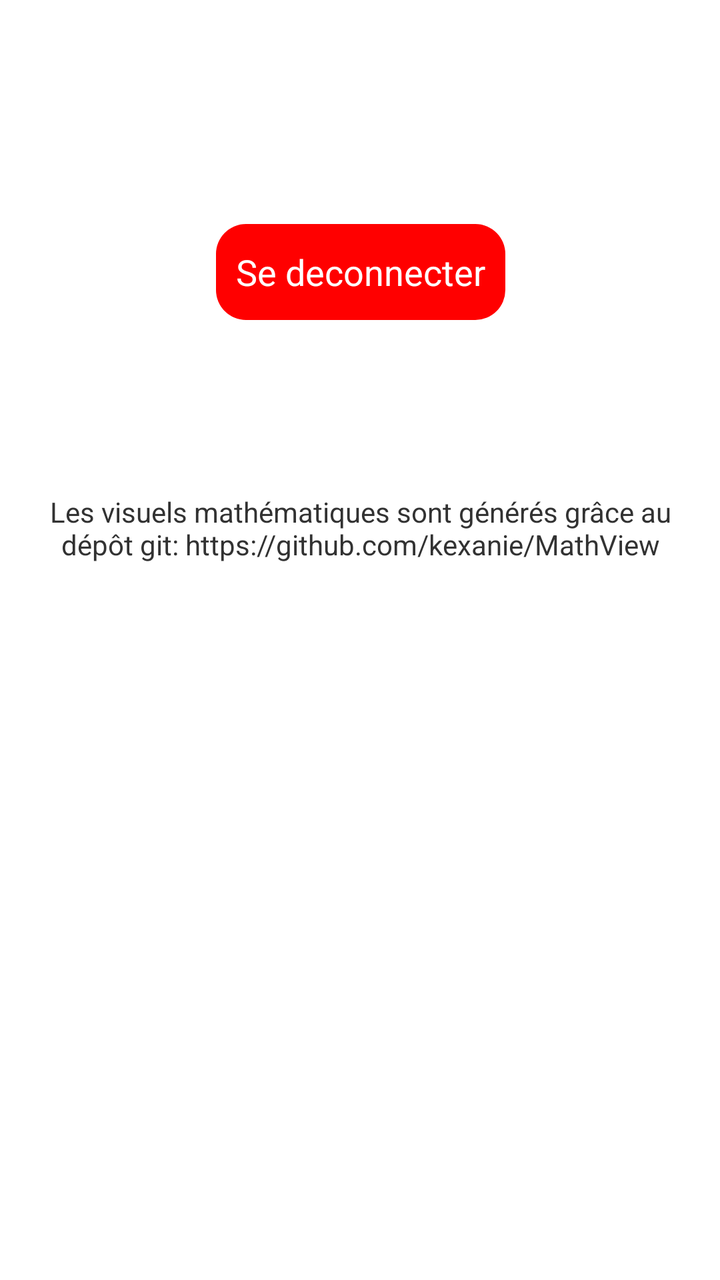
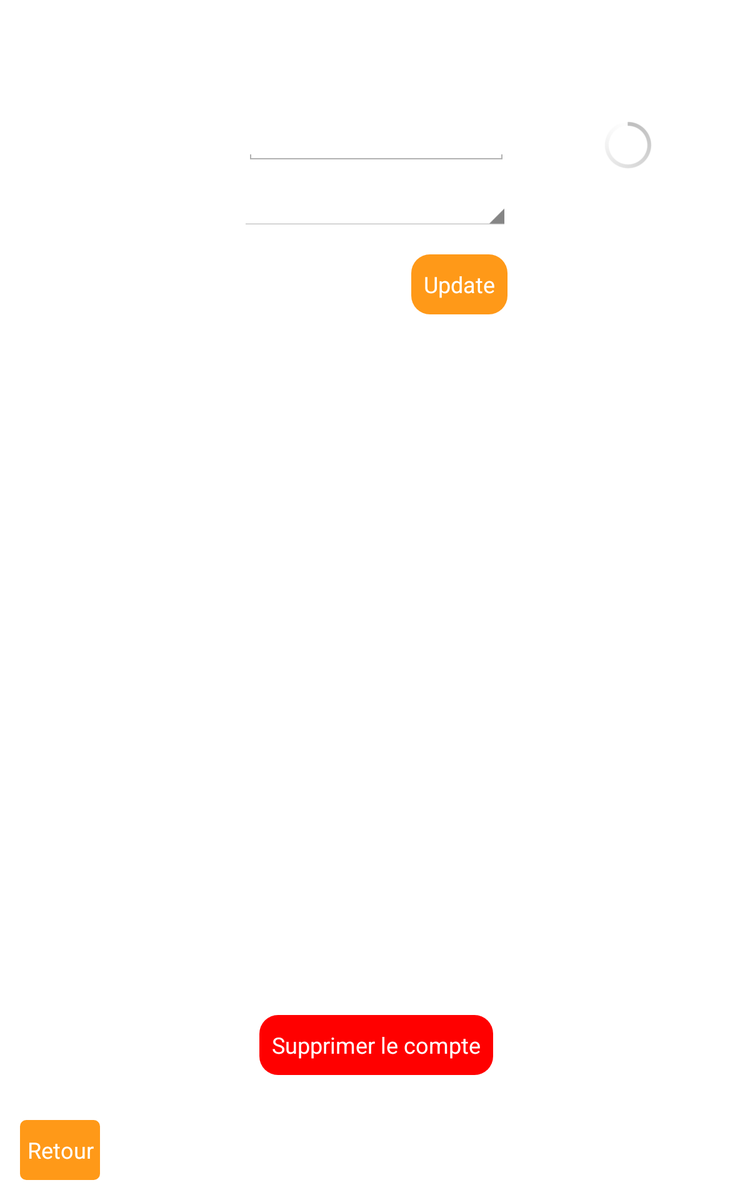

Compare how this app lays out the same screen by default and in its alternative resource folder. The renders come first, then the two layout files and the values they reference.
<!-- AndroidManifest.xml: application theme AppTheme -->
<!-- res/layout/configure_compte_page_layout.xml -->
<?xml version="1.0" encoding="utf-8"?>
<android.support.constraint.ConstraintLayout
    xmlns:android="http://schemas.android.com/apk/res/android"
    xmlns:app="http://schemas.android.com/apk/res-auto"
    xmlns:tools="http://schemas.android.com/tools"
    android:layout_width="match_parent"
    android:layout_height="match_parent">

    <Button
        android:id="@+id/supprimer_compte"
        android:layout_width="wrap_content"
        android:layout_height="wrap_content"
        android:layout_marginTop="112dp"
        android:background="@drawable/button_with_radius_red"
        android:padding="10dp"
        android:text="@string/se_deconnecter"
        android:textColor="@color/white"
        app:layout_constraintEnd_toEndOf="parent"
        app:layout_constraintHorizontal_bias="0.502"
        app:layout_constraintLeft_toLeftOf="parent"
        app:layout_constraintRight_toRightOf="parent"
        app:layout_constraintStart_toStartOf="parent"
        app:layout_constraintTop_toTopOf="parent" />

    <TextView
        android:id="@+id/textView4"
        android:layout_width="wrap_content"
        android:layout_height="wrap_content"
        android:layout_marginTop="8dp"
        android:layout_marginBottom="16dp"
        android:gravity="center"
        android:paddingStart="24dp"
        android:paddingEnd="24dp"
        android:text="Les visuels mathématiques sont générés grâce au dépôt git: https://github.com/kexanie/MathView"
        app:layout_constraintBottom_toBottomOf="parent"
        app:layout_constraintEnd_toEndOf="parent"
        app:layout_constraintHorizontal_bias="0.0"
        app:layout_constraintStart_toStartOf="parent"
        app:layout_constraintTop_toBottomOf="@+id/supprimer_compte"
        app:layout_constraintVertical_bias="0.186" />


</android.support.constraint.ConstraintLayout>
<!-- resources referenced by this layout -->
<resources>
  <color name="white">#FFF</color>
  <!-- drawable button_with_radius_red (drawable) -->
  <?xml version="1.0" encoding="utf-8"?>
  <shape xmlns:android="http://schemas.android.com/apk/res/android">
      xmlns:android="http://schemas.android.com/apk/res/android"
      android:shape="rectangle">
      <corners
          android:radius="15dp"/>
      <gradient
          android:startColor="#FF0000"
          android:endColor="#FF0000"
          android:angle="45"/>
      <stroke
          android:color="#FF0000" />
  </shape>
  <string name="se_deconnecter">Se deconnecter</string>
  <style name="AppTheme" parent="@android:style/Theme.Holo.Light">
          
          <item name="colorPrimary">@color/colorPrimary</item>
          <item name="colorPrimaryDark">@color/colorPrimaryDark</item>
          <item name="colorAccent">@color/colorAccent</item>
          <item name="android:windowActionBar">false</item>
          <item name="android:windowNoTitle">true</item>
      </style>
  <color name="colorPrimary">#ff9918</color>
  <color name="colorPrimaryDark">#ff9918</color>
  <color name="colorAccent">#FF4081</color>
</resources>
<!-- res/layout-sw600dp/configure_compte_page_layout.xml (the repository's variant of the layout above) -->
<!-- drawn on a 7-inch tablet held upright -->
<?xml version="1.0" encoding="utf-8"?>
<android.support.constraint.ConstraintLayout
    xmlns:android="http://schemas.android.com/apk/res/android"
    xmlns:app="http://schemas.android.com/apk/res-auto"
    xmlns:tools="http://schemas.android.com/tools"
    android:layout_width="match_parent"
    android:layout_height="match_parent">

    <EditText
        android:id="@+id/username_text"
        android:layout_width="wrap_content"
        android:layout_height="wrap_content"
        android:layout_marginTop="92dp"
        android:ems="10"
        android:inputType="textPersonName"
        app:layout_constraintHorizontal_bias="0.502"
        app:layout_constraintLeft_toLeftOf="parent"
        app:layout_constraintRight_toRightOf="parent"
        app:layout_constraintTop_toTopOf="parent" />

    <Button
        android:id="@+id/update"
        android:layout_width="wrap_content"
        android:layout_height="wrap_content"
        android:layout_marginTop="20dp"
        android:layout_marginStart="135dp"
        android:background="@drawable/button_square"
        android:padding="10dp"
        android:text="@string/update"
        android:textColor="@color/white"
        app:layout_constraintEnd_toEndOf="parent"
        app:layout_constraintStart_toStartOf="parent"
        app:layout_constraintTop_toBottomOf="@+id/spinner_classe_update" />

    <Spinner
        android:id="@+id/spinner_classe_update"
        android:layout_width="215dp"
        android:layout_height="wrap_content"
        android:layout_marginLeft="20dp"
        android:layout_marginRight="20dp"
        android:layout_marginTop="20dp"
        app:layout_constraintLeft_toLeftOf="parent"
        app:layout_constraintRight_toRightOf="parent"
        app:layout_constraintTop_toBottomOf="@+id/username_text" />

    <Button
        android:id="@+id/supprimer_compte"
        android:layout_width="wrap_content"
        android:layout_height="wrap_content"
        android:layout_marginBottom="100dp"
        android:background="@drawable/button_with_radius_red"
        android:padding="10dp"
        android:text="@string/supprimer_compte"
        android:textColor="@color/white"
        app:layout_constraintBottom_toBottomOf="parent"
        app:layout_constraintHorizontal_bias="0.502"
        app:layout_constraintLeft_toLeftOf="parent"
        app:layout_constraintRight_toRightOf="parent" />

    <Button
        android:id="@+id/retour_main_page_from_configuration"
        android:layout_width="wrap_content"
        android:layout_height="wrap_content"
        android:layout_marginBottom="16dp"
        android:layout_marginLeft="16dp"
        android:layout_marginStart="16dp"
        android:background="@drawable/button_with_radius"
        android:text="@string/retourMain"
        android:textColor="@color/white"
        app:layout_constraintBottom_toBottomOf="parent"
        app:layout_constraintLeft_toLeftOf="parent"
        app:layout_constraintStart_toStartOf="parent" />


    <ProgressBar
        android:id="@+id/progress_bar_check_username_configuration"
        style="?android:attr/progressBarStyle"
        android:layout_width="wrap_content"
        android:layout_height="wrap_content"
        android:layout_marginStart="15dp"
        android:layout_marginTop="92dp"
        android:layout_marginEnd="16dp"
        app:layout_constraintEnd_toEndOf="parent"
        app:layout_constraintStart_toEndOf="@+id/username_text"
        app:layout_constraintTop_toTopOf="parent" />



</android.support.constraint.ConstraintLayout>
<!-- resources referenced by the variant -->
<!-- as a 7-inch tablet held upright resolves them -->
<resources>
  <color name="white">#FFF</color>
  <!-- drawable button_square (drawable) -->
  <?xml version="1.0" encoding="utf-8"?>
  <shape xmlns:android="http://schemas.android.com/apk/res/android">
      xmlns:android="http://schemas.android.com/apk/res/android"
      android:shape="square">
      <corners
          android:radius="15dp"/>
      <gradient
          android:startColor="@color/colorTheme"
          android:endColor="@color/colorTheme"
          android:angle="45"/>
      <stroke
          android:color="@color/colorTheme" />
  </shape>
  <!-- drawable button_with_radius (drawable) -->
  <?xml version="1.0" encoding="utf-8"?>
  <shape xmlns:android="http://schemas.android.com/apk/res/android">
      xmlns:android="http://schemas.android.com/apk/res/android"
      android:shape="rectangle">
      <corners
          android:radius="5dp"/>
      <gradient
          android:startColor="@color/colorTheme"
          android:endColor="@color/colorTheme"
          android:angle="45"/>
      <stroke
          android:color="@color/colorTheme" />
  </shape>
  <!-- drawable button_with_radius_red (drawable) -->
  <?xml version="1.0" encoding="utf-8"?>
  <shape xmlns:android="http://schemas.android.com/apk/res/android">
      xmlns:android="http://schemas.android.com/apk/res/android"
      android:shape="rectangle">
      <corners
          android:radius="15dp"/>
      <gradient
          android:startColor="#FF0000"
          android:endColor="#FF0000"
          android:angle="45"/>
      <stroke
          android:color="#FF0000" />
  </shape>
  <string name="retourMain">Retour</string>
  <string name="supprimer_compte">Supprimer le compte</string>
  <string name="update">Update</string>
  <style name="AppTheme" parent="@android:style/Theme.Holo.Light">
          
          <item name="colorPrimary">@color/colorPrimary</item>
          <item name="colorPrimaryDark">@color/colorPrimaryDark</item>
          <item name="colorAccent">@color/colorAccent</item>
          <item name="android:windowActionBar">false</item>
          <item name="android:windowNoTitle">true</item>
      </style>
  <color name="colorTheme">#ff9918</color>
  <color name="colorPrimary">#ff9918</color>
  <color name="colorPrimaryDark">#ff9918</color>
  <color name="colorAccent">#FF4081</color>
</resources>
